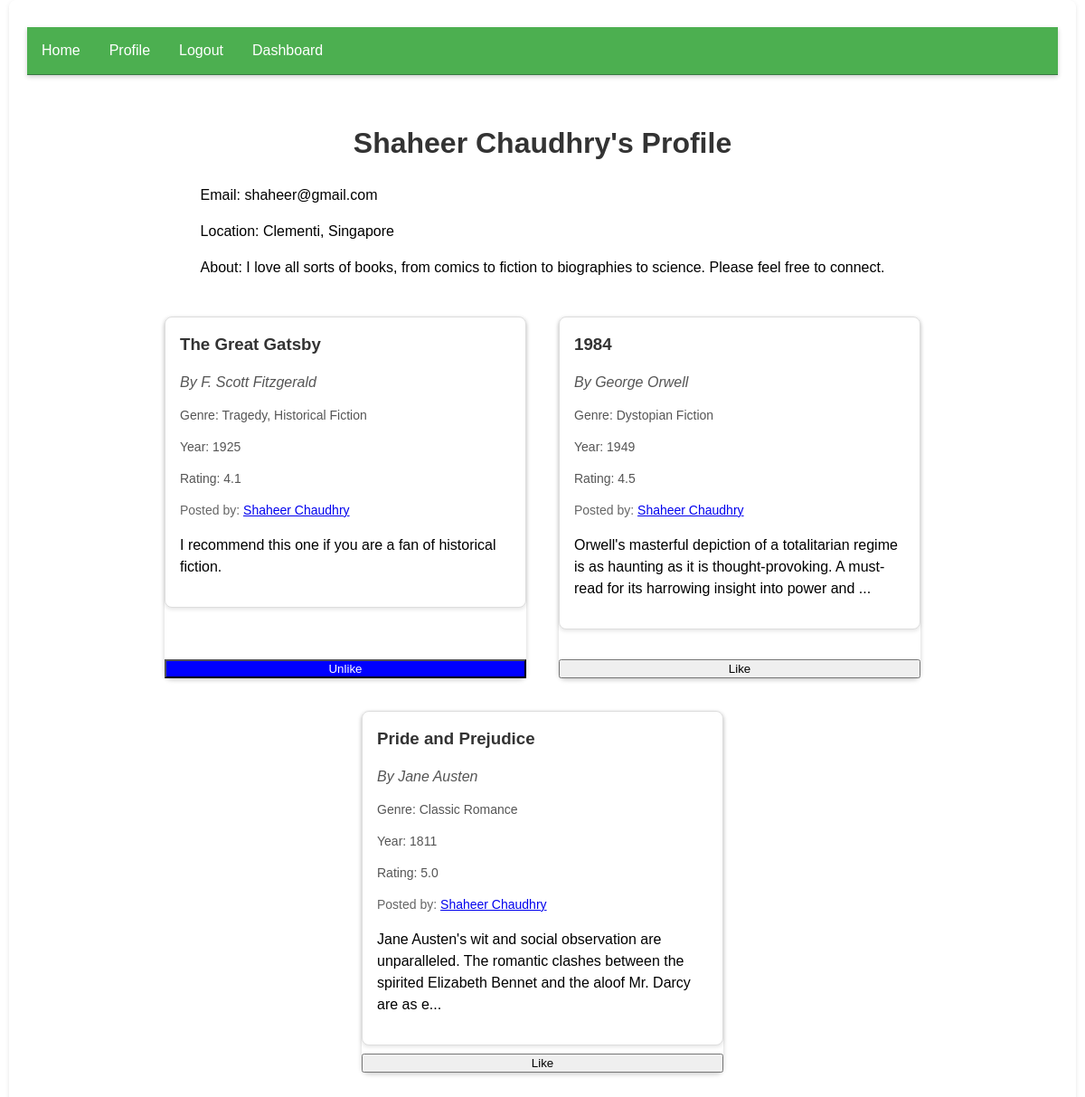
Page /profile/2 (signed in) on the committed database.
### models.py (models this page shows, shortened)
class User(db.Model, UserMixin):
    __table_args__ = {"extend_existing": True}
    id = db.Column(db.Integer, primary_key=True)
    name = db.Column(db.String(80), nullable=False)
    email = db.Column(db.String(120), unique=True, nullable=False)
    password = db.Column(db.String(80), nullable=False)
    bio = db.Column(db.Text, nullable=True)
    location = db.Column(db.String(100), nullable=True)

class Book(db.Model):
    __table_args__ = {"extend_existing": True}
    id = db.Column(db.Integer, primary_key=True)
    title = db.Column(db.String(100), nullable=False)
    author = db.Column(db.String(100), nullable=False)
    user_id = db.Column(db.Integer, db.ForeignKey("user.id"), nullable=False)
    user = db.relationship("User", backref=db.backref("books", lazy=True))
    genre = db.Column(db.String(100), nullable=True)
    year = db.Column(db.Integer, nullable=True)
    rating = db.Column(db.Float, nullable=True)
    review = db.Column(db.Text, nullable=True)
    summary = db.Column(db.Text, nullable=True)
    likes = db.relationship("Like", backref="book", lazy="dynamic")

### bookX.py (the view)
@app.route("/profile/<int:user_id>", methods=["GET", "POST"])
@login_required
def profile(user_id):
    user = User.query.get_or_404(user_id)
    books = Book.query.filter_by(user_id=user_id).all()
    for book in books:
        book.is_liked = is_book_liked_by_user(book.id, current_user.id)
    return render_template("profile.html", user=user, books=books)

### bookX.py (called while the page is built)
@login_manager.user_loader
def load_user(user_id):
    return User.query.get(int(user_id))

### utils.py (called while the page is built)
def is_book_liked_by_user(book_id, user_id):
    return bool(Like.query.filter_by(book_id=book_id, user_id=user_id).first())

### templates/profile.html (shortened to what this page needs)
{% extends 'base.html' %}
{% block content %}
    <div class="profile-container">
        <div id="profile-details">
            <h1>{{ user.name }}'s Profile</h1>
            <p>Email: {{ user.email }}</p>
            <div id="locationDisplay" class="view-field">
                <p>Location: {{ user.location or 'Not specified' }}</p>
            </div>
            <div id="bioDisplay" class="view-field">
                <p>About: {{ user.bio or 'Not specified' }}</p>
            </div>
        </div>
        {% if books %}
        <div class="books-grid">
            {% for book in books %}
                {% include 'book_card.html' %}
            {% endfor %}
        </div>
        {% else %}
        <p>You haven't added any books yet.</p>
        {% endif %}
    </div>
{% endblock %}

### templates/book_card.html (shortened to what this page needs)
<div class="book-card-and-like-button">
    <div class="book-card" onclick="window.location.href='{{ url_for('view_book', book_id=book.id) }}';">
        <div class="book-content">
            <h3 class="book-title">{{ book.title }}</h3>
            <p class="book-author">By {{ book.author }}</p>
            <p class="book-genre">Genre: {{ book.genre or 'Not specified' }}</p>
            <p class="book-year">Year: {{ book.year or 'Not specified' }}</p>
            <p class="book-rating">Rating: {{ book.rating or 'Not specified' }}</p>
            <p class="book-owner">Posted by: <a href="{{ url_for('profile', user_id=book.user.id) }}" class="">{{book.user.name}}</a> </p>
            <p>{{ book.review[:150] }}{% if book.review|length > 150 %}...{% endif %}</p>
        </div>
    </div>
    {% if current_user.is_authenticated %}
    {% if book.user_id != current_user.id %}
        <button class="like-btn {{ 'liked' if book.is_liked else 'not-liked' }}" data-book-id="{{ book.id }}">
            {% if book.is_liked %}
                Unlike
            {% else %}
                Like
            {% endif %}
        </button>
    {% else %}
        <button class="yours" disabled>Yours</button>
    {% endif %}
{% else %}
    <button class="redirect" onclick="location.href='{{ url_for('login') }}'">Log in to like</button>
{% endif %}
</div>

### static/styles.css (style rules this page uses)
html { font-size: 16px; font-family: Arial, sans-serif; line-height: 1.5; width: 100%; height: 100%; }
h1 { color: #333; text-align: center; }
.body-container { font-family: Arial, sans-serif; width:95%; margin: 0 auto; padding: 20px; box-shadow: 0 2px 5px rgba(0,0,0,0.1); border-radius: 8px; background-color: #fff; display: flex; flex-direction: column; justify-content: center; align-items: center; }
.profile-container { display: flex; flex-direction: column; align-items: center; margin-top: 20px; width: 100%; }
.books-grid { display: flex; flex-wrap: wrap; justify-content: center; gap: 16px; padding: 16px; }
.book-card { cursor: pointer; background-color: #fff; border: 1px solid #ddd; border-radius: 8px; box-shadow: 0 2px 4px rgba(0, 0, 0, 0.1); transition: box-shadow 0.3s ease; }
.book-card-and-like-button { display: flex; flex-direction: column; min-width: 400px; max-width: 400px; min-height: 400px; max-height: 400px; margin: 10px; justify-content: space-between; box-shadow: 0 2px 5px rgba(0,0,0,0.2); border-radius: 8px; background-color: #fff; }
.book-content { padding: 16px; }
.book-title { margin-top: 0; color: #333; }
.book-author { color: #666; font-style: italic; }
.book-snippet, .book-genre, .book-rating, .book-year { color: #333; font-size: 14px; margin-bottom: 16px; }
.book-owner { color: #666; font-size: 14px; margin-bottom: 16px; text-decoration: None; }
.book-title { color: #333; margin-bottom: 10px; }
.book-author, .book-year, .book-genre, .book-rating { color: #555; margin-bottom: 8px; }
.book-card { position: relative; }
.like-btn.liked { background-color: blue; color: white; }

### rows in the picture
User: name "Shaheer Chaudhry", email "shaheer@gmail.com", location "Clementi, Singapore", bio "I love all sorts of books, from comics to fiction to biographies to science. Please feel free to connect."
Book: title "The Great Gatsby", author "F. Scott Fitzgerald", genre "Tragedy, Historical Fiction", year "1925", rating "4.1", user.name "Shaheer Chaudhry", review "I recommend this one if you are a fan of historical fiction.", shows "Unlike"
Book: title "1984", author "George Orwell", genre "Dystopian Fiction", year "1949", rating "4.5", user.name "Shaheer Chaudhry", review "Orwell's masterful depiction of a totalitarian regime is as haunting as it is thought-provoking. A must-read for its harrowing insight into power and", shows "Like"
Book: title "Pride and Prejudice", author "Jane Austen", genre "Classic Romance", year "1811", rating "5.0", user.name "Shaheer Chaudhry", review "Jane Austen's wit and social observation are unparalleled. The romantic clashes between the spirited Elizabeth Bennet and the aloof Mr. Darcy are as e", shows "Like"
